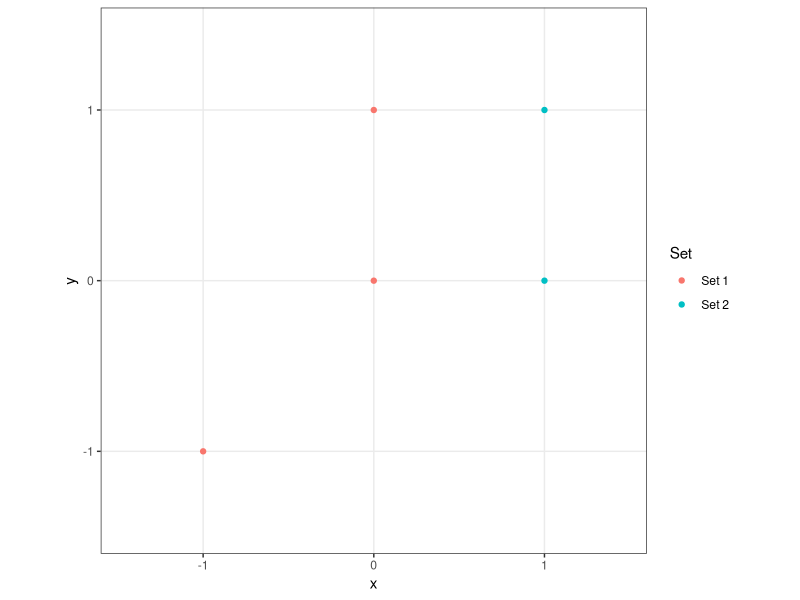
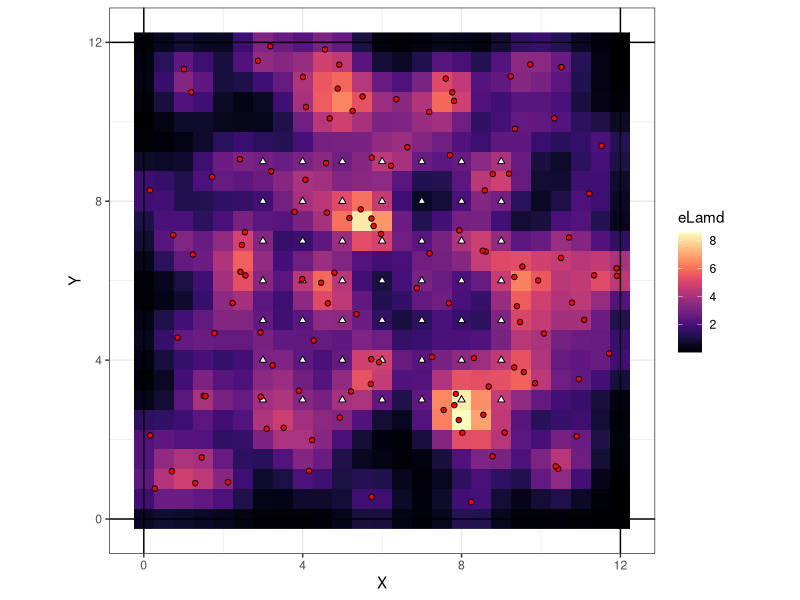

Here is the R script that generated these plots, in order:
## ---- chunk 1
library(ggplot2)
library(dplyr)
library(viridis)
knitr::opts_chunk$set(echo = F)

e2dist=function (x, y) {
  i <- sort(rep(1:nrow(y), nrow(x)))
  dvec <- sqrt((x[, 1] - y[i, 1])^2 + (x[, 2] - y[i, 2])^2)
  matrix(dvec, nrow = nrow(x), ncol = nrow(y), byrow = F)
}

N=120
lam0=2
sigma=0.50
K=10
buff=3
thinning.rate1 = 0.7
thinning.rate2=0.7
grid.space=0.5


## ---- chunk 2
X=expand.grid(3:9,3:9) %>% rename(x = Var1, y = Var2)
## ---- chunk 3
# Define the state-space by buffering the traps
xmin<- min(X[,1])-buff
xmax<- max(X[,1])+buff
ymin<- min(X[,2])-buff
ymax<- max(X[,2])+buff
Xgrid<- expand.grid(seq(xmin,xmax,grid.space), seq(ymin,ymax,grid.space))
## ---- chunk 4
set.seed(1)
s = cbind(
  runif(N, min(X[,1])-buff, max(X[,1])+buff), 
  runif(N, min(X[,2])-buff, max(X[,2])+buff)
  )

s = data.frame(x = s[,1], y = s[,2])
## ---- chunk 5
D_traps = e2dist(s, X)   # compute distance between each activity center and each trap
D_grid = e2dist(s, Xgrid)
## ---- chunk 6
# Some example points
examplePoints1 = rbind(c(-1,-1), c(0,0), c(0,1))
examplePoints2 = rbind(c(1,0), c(1,1))

# Make them into a data frame with indication of which set it belongs to
examplePointsdf = rbind.data.frame(
  cbind(examplePoints1, "Set 1"),
  cbind(examplePoints2, "Set 2")
) 

# Rename some columns
colnames(examplePointsdf) = c("x", "y", "Set")

# Plot the points
ggplot(examplePointsdf) + 
  geom_point(aes(x = x, y = y, color = Set)) + 
  coord_equal() + theme_bw()
  
# Get distances
e2dist(examplePoints1, examplePoints2)

## ---- chunk 7
# use intensity
lamd<- lam0*exp(-D_grid*D_grid/(2*sigma*sigma))
J = nrow(Xgrid)
# Simulate USE history of each pixel according to a Poisson use model
# This is on the GRID, not at the traps.
y.use <-array(0,dim=c(N,J,K))

for(i in 1:N){ # For each individual
  
 for(j in 1:J){ # For each pixel on the grid
   
   for(k in 1:K){ # For each occasion
     
     y.use[i,j,k]=rpois(1,lamd[i,j]) # How many times did individual i use pixel j?
   }
 }
}
## ---- chunk 8
gridLamd = cbind.data.frame(Xgrid, colSums(lamd)) %>% rename(x = Var1, y = Var2, eLamd = `colSums(lamd)`)

ggplot() + 
  geom_raster(data = gridLamd, aes(x = x, y = y, fill = eLamd)) + 
  scale_fill_viridis(option = "A") + 
  geom_point(data = X, aes(x = x, y = y), shape = 24, color = 'black', fill = 'white') + 
  geom_point(data = s, aes(x = x, y = y), shape = 21, color = 'black', fill = 'red') + 
  xlab("X") + ylab("Y") + 
  geom_vline(xintercept = c(xmin, xmax)) + 
  geom_hline(yintercept = c(ymin, ymax)) + 
  coord_equal() + theme_bw()

